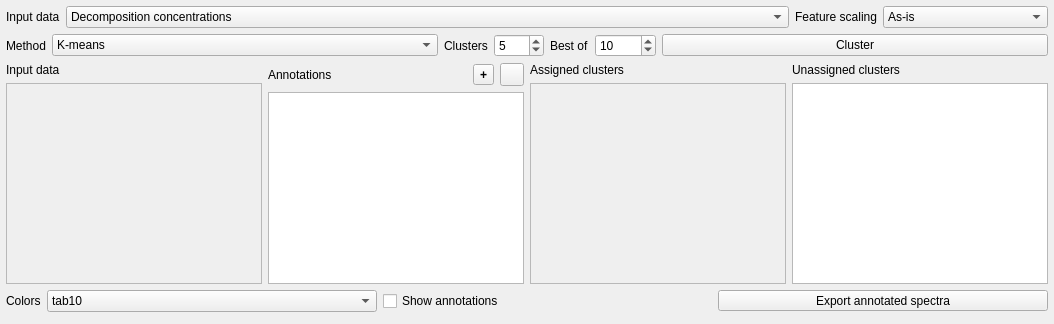
        <widget class="QWidget" name="tab_3">
         <attribute name="title">
          <string>Clustering</string>
         </attribute>
         <layout class="QVBoxLayout" name="verticalLayout_5" stretch="0,0,0,0,0,1">
          <property name="leftMargin">
           <number>6</number>
          </property>
          <property name="topMargin">
           <number>6</number>
          </property>
          <property name="rightMargin">
           <number>6</number>
          </property>
          <property name="bottomMargin">
           <number>6</number>
          </property>
          <item>
           <layout class="QHBoxLayout" name="horizontalLayout_21" stretch="0,1,0,0">
            <item>
             <widget class="QLabel" name="label_34">
              <property name="text">
               <string>Input data</string>
              </property>
             </widget>
            </item>
            <item>
             <widget class="QComboBox" name="comboBoxClusterInput">
              <property name="currentIndex">
               <number>2</number>
              </property>
              <item>
               <property name="text">
                <string>Raw data (ROI)</string>
               </property>
              </item>
              <item>
               <property name="text">
                <string>Raw data (all)</string>
               </property>
              </item>
              <item>
               <property name="text">
                <string>Decomposition concentrations</string>
               </property>
              </item>
             </widget>
            </item>
            <item>
             <widget class="QLabel" name="label_5">
              <property name="text">
               <string>Feature scaling</string>
              </property>
              <property name="alignment">
               <set>Qt::AlignRight|Qt::AlignTrailing|Qt::AlignVCenter</set>
              </property>
             </widget>
            </item>
            <item>
             <widget class="QComboBox" name="comboBoxClusterNormalization">
              <item>
               <property name="text">
                <string>As-is</string>
               </property>
              </item>
              <item>
               <property name="text">
                <string>Unit mean (divisive)</string>
               </property>
              </item>
              <item>
               <property name="text">
                <string>Zero mean (subtractive)</string>
               </property>
              </item>
              <item>
               <property name="text">
                <string>Zero mean, unit variance</string>
               </property>
              </item>
             </widget>
            </item>
           </layout>
          </item>
          <item>
           <layout class="QHBoxLayout" name="horizontalLayout_20" stretch="0,1,0,0,0,0,1">
            <item>
             <widget class="QLabel" name="label_26">
              <property name="text">
               <string>Method</string>
              </property>
             </widget>
            </item>
            <item>
             <widget class="QComboBox" name="comboBoxClusterMethod">
              <item>
               <property name="text">
                <string>K-means</string>
               </property>
              </item>
              <item>
               <property name="text">
                <string>K-Means (minibatch)</string>
               </property>
              </item>
              <item>
               <property name="text">
                <string>Strongest component</string>
               </property>
              </item>
             </widget>
            </item>
            <item>
             <widget class="QLabel" name="label_28">
              <property name="text">
               <string>Clusters</string>
              </property>
             </widget>
            </item>
            <item>
             <widget class="QSpinBox" name="spinBoxClusterClusters">
              <property name="minimumSize">
               <size>
                <width>50</width>
                <height>0</height>
               </size>
              </property>
              <property name="minimum">
               <number>2</number>
              </property>
              <property name="value">
               <number>5</number>
              </property>
             </widget>
            </item>
            <item>
             <widget class="QLabel" name="label_29">
              <property name="text">
               <string>Best of</string>
              </property>
             </widget>
            </item>
            <item>
             <widget class="QSpinBox" name="spinBoxClusterRestarts">
              <property name="minimumSize">
               <size>
                <width>45</width>
                <height>0</height>
               </size>
              </property>
              <property name="minimum">
               <number>1</number>
              </property>
              <property name="maximum">
               <number>10000</number>
              </property>
              <property name="value">
               <number>10</number>
              </property>
             </widget>
            </item>
            <item>
             <widget class="QPushButton" name="pushButtonCluster">
              <property name="text">
               <string>Cluster</string>
              </property>
             </widget>
            </item>
           </layout>
          </item>
          <item>
           <layout class="QHBoxLayout" name="horizontalLayout_18"/>
          </item>
          <item>
           <layout class="QHBoxLayout" name="horizontalLayout_14">
            <item>
             <layout class="QVBoxLayout" name="verticalLayout_6">
              <item>
               <widget class="QLabel" name="label_18">
                <property name="text">
                 <string>Input data</string>
                </property>
               </widget>
              </item>
              <item>
               <widget class="QListWidget" name="listWidgetClusterInputs">
                <property name="enabled">
                 <bool>false</bool>
                </property>
                <property name="selectionMode">
                 <enum>QAbstractItemView::MultiSelection</enum>
                </property>
               </widget>
              </item>
             </layout>
            </item>
            <item>
             <layout class="QVBoxLayout" name="verticalLayout_7">
              <item>
               <layout class="QHBoxLayout" name="horizontalLayout_19">
                <item>
                 <widget class="QLabel" name="label_27">
                  <property name="text">
                   <string>Annotations</string>
                  </property>
                 </widget>
                </item>
                <item>
                 <widget class="QToolButton" name="toolButtonAnnotationPlus">
                  <property name="font">
                   <font>
                    <weight>75</weight>
                    <bold>true</bold>
                   </font>
                  </property>
                  <property name="text">
                   <string>+</string>
                  </property>
                 </widget>
                </item>
                <item>
                 <widget class="QToolButton" name="toolButtonAnnotationMinus">
                  <property name="text">
                   <string/>
                  </property>
                  <property name="icon">
                   <iconset theme="list-add.png">
                    <normaloff>../../../../.designer/backup</normaloff>../../../../.designer/backup</iconset>
                  </property>
                 </widget>
                </item>
               </layout>
              </item>
              <item>
               <widget class="QListWidget" name="listWidgetClusterAnnotations"/>
              </item>
             </layout>
            </item>
            <item>
             <layout class="QVBoxLayout" name="verticalLayout_8">
              <item>
               <widget class="QLabel" name="label_31">
                <property name="text">
                 <string>Assigned clusters</string>
                </property>
               </widget>
              </item>
              <item>
               <widget class="QListWidget" name="listWidgetClusterUsed">
                <property name="enabled">
                 <bool>false</bool>
                </property>
                <property name="dragDropMode">
                 <enum>QAbstractItemView::DragDrop</enum>
                </property>
                <property name="defaultDropAction">
                 <enum>Qt::MoveAction</enum>
                </property>
                <property name="selectionMode">
                 <enum>QAbstractItemView::NoSelection</enum>
                </property>
               </widget>
              </item>
             </layout>
            </item>
            <item>
             <layout class="QVBoxLayout" name="verticalLayout_9">
              <item>
               <widget class="QLabel" name="label_32">
                <property name="text">
                 <string>Unassigned clusters</string>
                </property>
               </widget>
              </item>
              <item>
               <widget class="QListWidget" name="listWidgetClusterUnused">
                <property name="dragDropMode">
                 <enum>QAbstractItemView::DragDrop</enum>
                </property>
                <property name="defaultDropAction">
                 <enum>Qt::MoveAction</enum>
                </property>
                <property name="selectionMode">
                 <enum>QAbstractItemView::NoSelection</enum>
                </property>
               </widget>
              </item>
             </layout>
            </item>
           </layout>
          </item>
          <item>
           <layout class="QHBoxLayout" name="horizontalLayout_16" stretch="0,1,1,1">
            <item>
             <widget class="QLabel" name="label">
              <property name="text">
               <string>Colors</string>
              </property>
             </widget>
            </item>
            <item>
             <widget class="QComboBox" name="comboBoxClusterCmap">
              <item>
               <property name="text">
                <string>tab10</string>
               </property>
              </item>
              <item>
               <property name="text">
                <string>tab20</string>
               </property>
              </item>
              <item>
               <property name="text">
                <string>rainbow</string>
               </property>
              </item>
              <item>
               <property name="text">
                <string>terrain</string>
               </property>
              </item>
             </widget>
            </item>
            <item>
             <widget class="QCheckBox" name="checkBoxClusterShowAnnotations">
              <property name="text">
               <string>Show annotations</string>
              </property>
             </widget>
            </item>
            <item>
             <widget class="QToolButton" name="toolButtonClusterExport">
              <property name="sizePolicy">
               <sizepolicy hsizetype="MinimumExpanding" vsizetype="Fixed">
                <horstretch>0</horstretch>
                <verstretch>0</verstretch>
               </sizepolicy>
              </property>
              <property name="text">
               <string>Export annotated spectra</string>
              </property>
              <property name="popupMode">
               <enum>QToolButton::InstantPopup</enum>
              </property>
              <property name="arrowType">
               <enum>Qt::NoArrow</enum>
              </property>
             </widget>
            </item>
           </layout>
          </item>
          <item>
           <widget class="ClusterPlotWidget" name="plot_cluster" native="true"/>
          </item>
         </layout>
        </widget>
